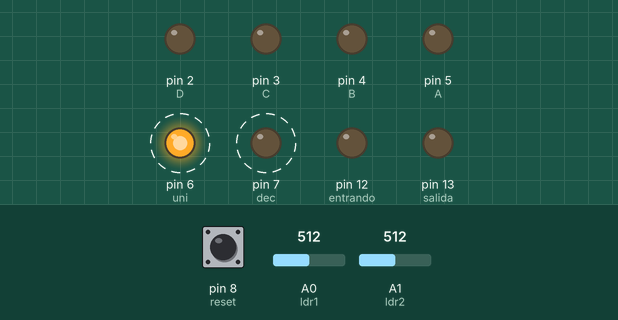
This sketch was run on a simulated Arduino Uno, built with avr-gcc and run on an emulated ATmega328P. On the bench: output pins drawn as LEDs (lit = HIGH). Dashed ring = blinking. The inputs (shaded band) are chosen by the test bench; at power-on: pin 8 (reset) LOW, A0 (ldr1) = 512, A1 (ldr2) = 512.

Above: at 0.05 s.
Timing chart, 0 to 3.0 s (numbered marks = the images above):
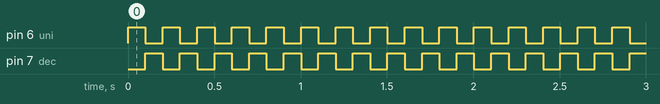

The sketch:

LABORATORIO.ino
```cpp
/*             UNIVERSIDAD TECNICA DEL NORTE
 *         FICA-CIERCOM-SISTEMAS MICROPROCESADOS
 *                    LABORATORIO
 *    Integrantes: Cuascota Henry
 *                 Fernandez Sergio
 *                 Ichau Alexander
 *    Fecha:8/11/2018
 *
 *    Tema: Contador de personas automático.
 *
 */
 int A=5; // pin de salida para display
int B=4; // pin de salida para display
int C=3; // pin de salida para display
int D=2; // pin de salida para display
int entrando=12; // aviso led de entrada
int salida=13; // aviso led de salida
int reset=8; //  boton de reset
int i=0;  //variable de aumento
int decenas; // almacenamiento de las decenas
int unidades; // almacenamiento de las unidades
int dec=7; // pin de acitivacion de display decenas
int uni=6;  // pin de activacion unidades
int ldr1=A0; // sensor ldr1
int ldr2=A1; // sernsor ldr2
int vldr1=0; // lectura del valor en ldr1
int vldr2=0; // lectura del valor en ldr2
int en=0;
int sal=0;
int r=0; // alamcenamiento ldr2
int s=0; //alamcenamiento ldr1
int r1=0; // alamcenamiento ldr2
int s1=0; //alamcenamiento ldr1
void setup() {
  Serial.begin(9600);
 pinMode(A,OUTPUT); // configuracion de pin
 pinMode(B,OUTPUT); // configuracion de pin
 pinMode(C,OUTPUT); // configuracion de pin
 pinMode(D,OUTPUT); // configuracion de pin
 pinMode(entrando,OUTPUT); //led de entrada o aumento
 pinMode(salida,OUTPUT); // led de salida
 pinMode(reset,INPUT);  // configuracion de pin COMO ENTRAA
pinMode(dec,OUTPUT); // configuracion de pin
pinMode(uni,OUTPUT); // configuracion de pin
}

void loop() {

vldr1=(analogRead(ldr1)*9)/1024; // leemos el valor analogo y convertimos a un voltaje mas bajo
vldr2=(analogRead(ldr2)*9)/1024; // leeos el valor analogo y convertimos a un voltaje mas bajo
 s=vldr1; //alamacenamos el valor analogo
 r=vldr2; //alamacenamos el valor analogo
  s1=vldr1;//alamacenamos el valor analogo
 r1=vldr2;//alamacenamos el valor analogo
  //--------------------------incremento
  if(s<3){ //condicion de comparacion
    en=1; //igualdad al cumplir la condicion
    sal=0;//igualdad al cumplir la condicion
         }
  if(en==1 & r<3) { //condicion anidada para el aumento del contador
        i++;  // aumenta en 1 el contador
        digitalWrite(entrando,HIGH); // led de aumento de contador en alto
        delay(200);
        digitalWrite(entrando,LOW); // led de aumento de contador en bajo
        en=0;
                  }
                  r=0;
//---------------------------disminuye
if(r1<3){  //condicion de comparacion
    en=0; //igualdad al cumplir la condicion
    sal=1; //igualdad al cumplir la condicion
         }
  if(sal==1 & s1<3) { // condicion anidada para disminucion
        i--; // disminucion  del contador en -1
        digitalWrite(salida,HIGH); // led de disminucion de contador en alto
        delay(200);
        digitalWrite(salida,LOW); //led de disminucion de contador en bajo
        sal=0;

    }
    s1=0;


     if(i<51){  // condicion del conteo
       decenas=i/10;  // valor de decenas
       unidades= i-(decenas*10); // valor unidades
       }

    if(digitalRead(reset)==HIGH){ // el pulsador de reinicio del conteo
      i=0; //conteo se reinicia.
    }

 digitalWrite(uni,HIGH); // activacion de pin de unidades
 digitalWrite(dec,LOW);  // desactivacion de pin de decenas
 contador(unidades);    // llamo metodo de visualizacion
 delay(100);  // espero

 digitalWrite(uni,LOW);   // desactivacion de pin de unidades
 digitalWrite(dec,HIGH);  // activacion de pin de decenas
 contador(decenas);  // llamo metodo de visualizacion
 delay(100); // espero
}

void contador (int j){
switch(j){
  //0
  case 0:
digitalWrite(A,LOW);
digitalWrite(B,LOW);
digitalWrite(C,LOW);
digitalWrite(D,LOW);
break;
//1
 case 1:
digitalWrite(A,HIGH);
digitalWrite(B,LOW);
digitalWrite(C,LOW);
digitalWrite(D,LOW);
break;
//2
case 2:
digitalWrite(A,LOW);
digitalWrite(B,HIGH);
digitalWrite(C,LOW);
digitalWrite(D,LOW);
break;
//3
case 3:
digitalWrite(A,HIGH);
digitalWrite(B,HIGH);
digitalWrite(C,LOW);
digitalWrite(D,LOW);
break;
//4
case 4:
digitalWrite(A,LOW);
digitalWrite(B,LOW);
digitalWrite(C,HIGH);
digitalWrite(D,LOW);
break;
//5
case 5:
digitalWrite(A,HIGH);
digitalWrite(B,LOW);
digitalWrite(C,HIGH);
digitalWrite(D,LOW);
break;
//6
case 6:
digitalWrite(A,LOW);
digitalWrite(B,HIGH);
digitalWrite(C,HIGH);
digitalWrite(D,LOW);
break;
//7
case 7:
digitalWrite(A,HIGH);
digitalWrite(B,HIGH);
digitalWrite(C,HIGH);
digitalWrite(D,LOW);
break;
//8
case 8:
digitalWrite(A,LOW);
digitalWrite(B,LOW);
digitalWrite(C,LOW);
digitalWrite(D,HIGH);
break;
//9
case 9:
digitalWrite(A,HIGH);
digitalWrite(B,LOW);
digitalWrite(C,LOW);
digitalWrite(D,HIGH);
break;
}
}
```

Measured:
- by itself, pin 6 (uni), pin 7 (dec): alternates HIGH for 0.10 s and LOW for 0.10 s
